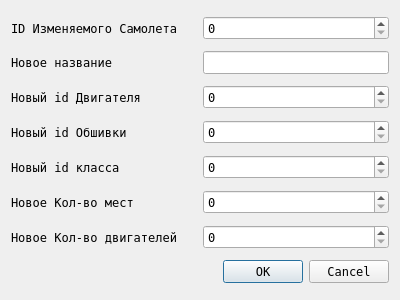
<?xml version="1.0" encoding="UTF-8"?>
<ui version="4.0">
 <class>Dialog</class>
 <widget class="QDialog" name="Dialog">
  <property name="geometry">
   <rect>
    <x>0</x>
    <y>0</y>
    <width>400</width>
    <height>300</height>
   </rect>
  </property>
  <property name="font">
   <font>
    <family>Fixedsys</family>
    <pointsize>9</pointsize>
    <italic>false</italic>
    <bold>false</bold>
   </font>
  </property>
  <property name="windowTitle">
   <string>Обновление самолёта</string>
  </property>
  <property name="styleSheet">
   <string notr="true">font: 9pt &quot;Fixedsys&quot;;</string>
  </property>
  <layout class="QVBoxLayout" name="verticalLayout">
   <item>
    <layout class="QHBoxLayout" name="horizontalLayout_7">
     <item>
      <widget class="QLabel" name="label_7">
       <property name="text">
        <string>ID Изменяемого Самолета</string>
       </property>
      </widget>
     </item>
     <item>
      <widget class="QSpinBox" name="spinBox_6"/>
     </item>
    </layout>
   </item>
   <item>
    <layout class="QHBoxLayout" name="horizontalLayout">
     <item>
      <widget class="QLabel" name="label">
       <property name="text">
        <string>Новое название</string>
       </property>
      </widget>
     </item>
     <item>
      <widget class="QLineEdit" name="lineEdit">
       <property name="sizePolicy">
        <sizepolicy hsizetype="Preferred" vsizetype="Fixed">
         <horstretch>0</horstretch>
         <verstretch>0</verstretch>
        </sizepolicy>
       </property>
      </widget>
     </item>
    </layout>
   </item>
   <item>
    <layout class="QHBoxLayout" name="horizontalLayout_2">
     <item>
      <widget class="QLabel" name="label_2">
       <property name="text">
        <string>Новый id Двигателя</string>
       </property>
      </widget>
     </item>
     <item>
      <widget class="QSpinBox" name="spinBox"/>
     </item>
    </layout>
   </item>
   <item>
    <layout class="QHBoxLayout" name="horizontalLayout_3">
     <item>
      <widget class="QLabel" name="label_3">
       <property name="text">
        <string>Новый id Обшивки</string>
       </property>
      </widget>
     </item>
     <item>
      <widget class="QSpinBox" name="spinBox_2"/>
     </item>
    </layout>
   </item>
   <item>
    <layout class="QHBoxLayout" name="horizontalLayout_4">
     <item>
      <widget class="QLabel" name="label_4">
       <property name="text">
        <string>Новый id класса </string>
       </property>
      </widget>
     </item>
     <item>
      <widget class="QSpinBox" name="spinBox_3"/>
     </item>
    </layout>
   </item>
   <item>
    <layout class="QHBoxLayout" name="horizontalLayout_5">
     <item>
      <widget class="QLabel" name="label_5">
       <property name="text">
        <string>Новое Кол-во мест</string>
       </property>
      </widget>
     </item>
     <item>
      <widget class="QSpinBox" name="spinBox_4"/>
     </item>
    </layout>
   </item>
   <item>
    <layout class="QHBoxLayout" name="horizontalLayout_6">
     <item>
      <widget class="QLabel" name="label_6">
       <property name="text">
        <string>Новое Кол-во двигателей</string>
       </property>
      </widget>
     </item>
     <item>
      <widget class="QSpinBox" name="spinBox_5"/>
     </item>
    </layout>
   </item>
   <item>
    <widget class="QDialogButtonBox" name="buttonBox">
     <property name="font">
      <font>
       <family>Fixedsys</family>
       <pointsize>9</pointsize>
       <italic>false</italic>
       <bold>false</bold>
      </font>
     </property>
     <property name="orientation">
      <enum>Qt::Orientation::Horizontal</enum>
     </property>
     <property name="standardButtons">
      <set>QDialogButtonBox::StandardButton::Cancel|QDialogButtonBox::StandardButton::Ok</set>
     </property>
    </widget>
   </item>
  </layout>
 </widget>
 <resources/>
 <connections>
  <connection>
   <sender>buttonBox</sender>
   <signal>accepted()</signal>
   <receiver>Dialog</receiver>
   <slot>accept()</slot>
   <hints>
    <hint type="sourcelabel">
     <x>248</x>
     <y>254</y>
    </hint>
    <hint type="destinationlabel">
     <x>157</x>
     <y>274</y>
    </hint>
   </hints>
  </connection>
  <connection>
   <sender>buttonBox</sender>
   <signal>rejected()</signal>
   <receiver>Dialog</receiver>
   <slot>reject()</slot>
   <hints>
    <hint type="sourcelabel">
     <x>316</x>
     <y>260</y>
    </hint>
    <hint type="destinationlabel">
     <x>286</x>
     <y>274</y>
    </hint>
   </hints>
  </connection>
 </connections>
</ui>
